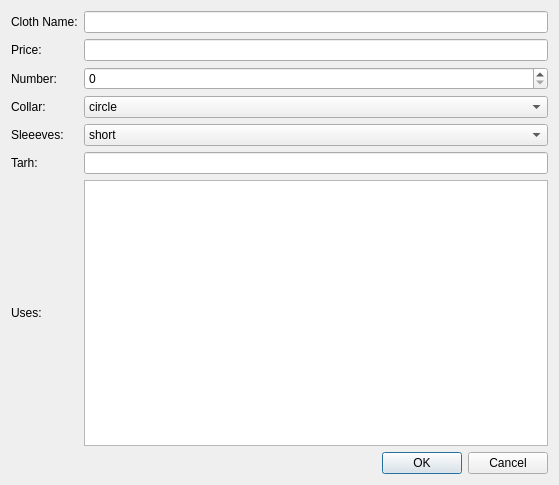
<?xml version="1.0" encoding="UTF-8"?>
<ui version="4.0">
 <class>addCloth</class>
 <widget class="QDialog" name="addCloth">
  <property name="geometry">
   <rect>
    <x>0</x>
    <y>0</y>
    <width>559</width>
    <height>485</height>
   </rect>
  </property>
  <property name="windowTitle">
   <string>Dialog</string>
  </property>
  <layout class="QGridLayout" name="gridLayout">
   <item row="5" column="2">
    <widget class="QLineEdit" name="tarh_lineEdit"/>
   </item>
   <item row="1" column="0">
    <widget class="QLabel" name="label_2">
     <property name="text">
      <string>Price:</string>
     </property>
    </widget>
   </item>
   <item row="6" column="0">
    <widget class="QLabel" name="label_6">
     <property name="text">
      <string>Uses:</string>
     </property>
    </widget>
   </item>
   <item row="2" column="0">
    <widget class="QLabel" name="label_3">
     <property name="text">
      <string>Number:</string>
     </property>
    </widget>
   </item>
   <item row="3" column="2">
    <widget class="QComboBox" name="collar_comboBox">
     <item>
      <property name="text">
       <string>circle</string>
      </property>
     </item>
     <item>
      <property name="text">
       <string>v</string>
      </property>
     </item>
    </widget>
   </item>
   <item row="0" column="2">
    <widget class="QLineEdit" name="cloth_lineEdit"/>
   </item>
   <item row="4" column="2">
    <widget class="QComboBox" name="sleeves_comboBox">
     <item>
      <property name="text">
       <string>short</string>
      </property>
     </item>
     <item>
      <property name="text">
       <string>long</string>
      </property>
     </item>
    </widget>
   </item>
   <item row="6" column="2">
    <widget class="QTextEdit" name="uses_textEdit"/>
   </item>
   <item row="3" column="0">
    <widget class="QLabel" name="label_4">
     <property name="text">
      <string>Collar:</string>
     </property>
    </widget>
   </item>
   <item row="7" column="2">
    <widget class="QDialogButtonBox" name="buttonBox">
     <property name="orientation">
      <enum>Qt::Horizontal</enum>
     </property>
     <property name="standardButtons">
      <set>QDialogButtonBox::Cancel|QDialogButtonBox::Ok</set>
     </property>
    </widget>
   </item>
   <item row="0" column="0">
    <widget class="QLabel" name="label">
     <property name="text">
      <string>Cloth Name:</string>
     </property>
    </widget>
   </item>
   <item row="5" column="0">
    <widget class="QLabel" name="label_7">
     <property name="text">
      <string>Tarh:</string>
     </property>
    </widget>
   </item>
   <item row="4" column="0">
    <widget class="QLabel" name="label_5">
     <property name="text">
      <string>Sleeeves:</string>
     </property>
    </widget>
   </item>
   <item row="1" column="2">
    <widget class="QLineEdit" name="price_lineEdit"/>
   </item>
   <item row="2" column="2">
    <widget class="QSpinBox" name="number_spinBox"/>
   </item>
  </layout>
 </widget>
 <resources/>
 <connections>
  <connection>
   <sender>buttonBox</sender>
   <signal>accepted()</signal>
   <receiver>addCloth</receiver>
   <slot>accept()</slot>
   <hints>
    <hint type="sourcelabel">
     <x>248</x>
     <y>254</y>
    </hint>
    <hint type="destinationlabel">
     <x>157</x>
     <y>274</y>
    </hint>
   </hints>
  </connection>
  <connection>
   <sender>buttonBox</sender>
   <signal>rejected()</signal>
   <receiver>addCloth</receiver>
   <slot>reject()</slot>
   <hints>
    <hint type="sourcelabel">
     <x>316</x>
     <y>260</y>
    </hint>
    <hint type="destinationlabel">
     <x>286</x>
     <y>274</y>
    </hint>
   </hints>
  </connection>
 </connections>
</ui>
